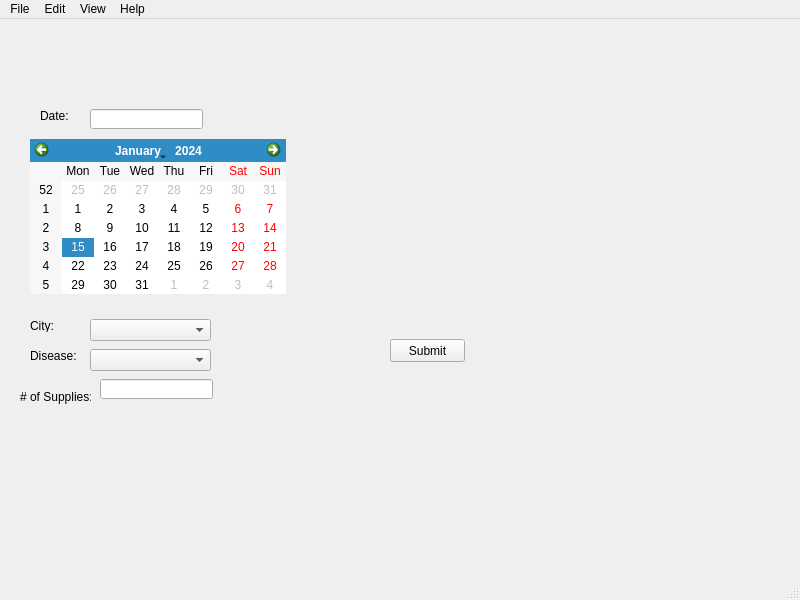
<?xml version="1.0" encoding="UTF-8"?>
<ui version="4.0">
 <class>AddSupplyWindow</class>
 <widget class="QMainWindow" name="AddSupplyWindow">
  <property name="geometry">
   <rect>
    <x>0</x>
    <y>0</y>
    <width>800</width>
    <height>600</height>
   </rect>
  </property>
  <property name="windowTitle">
   <string>MainWindow</string>
  </property>
  <widget class="QWidget" name="centralwidget">
   <widget class="QLabel" name="label">
    <property name="geometry">
     <rect>
      <x>40</x>
      <y>90</y>
      <width>46</width>
      <height>13</height>
     </rect>
    </property>
    <property name="text">
     <string>Date:</string>
    </property>
   </widget>
   <widget class="QLineEdit" name="lineEdit">
    <property name="geometry">
     <rect>
      <x>90</x>
      <y>90</y>
      <width>113</width>
      <height>20</height>
     </rect>
    </property>
   </widget>
   <widget class="QCalendarWidget" name="calendarWidget">
    <property name="geometry">
     <rect>
      <x>30</x>
      <y>120</y>
      <width>256</width>
      <height>155</height>
     </rect>
    </property>
   </widget>
   <widget class="QLabel" name="label_2">
    <property name="geometry">
     <rect>
      <x>30</x>
      <y>300</y>
      <width>46</width>
      <height>13</height>
     </rect>
    </property>
    <property name="text">
     <string>City:</string>
    </property>
   </widget>
   <widget class="QLabel" name="label_3">
    <property name="geometry">
     <rect>
      <x>30</x>
      <y>330</y>
      <width>46</width>
      <height>13</height>
     </rect>
    </property>
    <property name="text">
     <string>Disease:</string>
    </property>
   </widget>
   <widget class="QLabel" name="label_4">
    <property name="geometry">
     <rect>
      <x>20</x>
      <y>370</y>
      <width>71</width>
      <height>16</height>
     </rect>
    </property>
    <property name="text">
     <string># of Supplies:</string>
    </property>
   </widget>
   <widget class="QLineEdit" name="lineEdit_2">
    <property name="geometry">
     <rect>
      <x>100</x>
      <y>360</y>
      <width>113</width>
      <height>20</height>
     </rect>
    </property>
   </widget>
   <widget class="QComboBox" name="comboBox">
    <property name="geometry">
     <rect>
      <x>90</x>
      <y>300</y>
      <width>121</width>
      <height>22</height>
     </rect>
    </property>
   </widget>
   <widget class="QComboBox" name="comboBox_2">
    <property name="geometry">
     <rect>
      <x>90</x>
      <y>330</y>
      <width>121</width>
      <height>22</height>
     </rect>
    </property>
   </widget>
   <widget class="QPushButton" name="pushButton">
    <property name="geometry">
     <rect>
      <x>390</x>
      <y>320</y>
      <width>75</width>
      <height>23</height>
     </rect>
    </property>
    <property name="text">
     <string>Submit</string>
    </property>
   </widget>
  </widget>
  <widget class="QMenuBar" name="menubar">
   <property name="geometry">
    <rect>
     <x>0</x>
     <y>0</y>
     <width>800</width>
     <height>21</height>
    </rect>
   </property>
   <widget class="QMenu" name="menuFile">
    <property name="title">
     <string>File</string>
    </property>
    <addaction name="actionClose"/>
   </widget>
   <widget class="QMenu" name="menuEdit">
    <property name="title">
     <string>Edit</string>
    </property>
   </widget>
   <widget class="QMenu" name="menuView">
    <property name="title">
     <string>View</string>
    </property>
    <addaction name="actionZoom_in"/>
    <addaction name="actionZoom_out"/>
   </widget>
   <widget class="QMenu" name="menuHelp">
    <property name="title">
     <string>Help</string>
    </property>
   </widget>
   <addaction name="menuFile"/>
   <addaction name="menuEdit"/>
   <addaction name="menuView"/>
   <addaction name="menuHelp"/>
  </widget>
  <widget class="QStatusBar" name="statusbar"/>
  <action name="actionClose">
   <property name="text">
    <string>Close</string>
   </property>
  </action>
  <action name="actionZoom_in">
   <property name="text">
    <string>Zoom In</string>
   </property>
  </action>
  <action name="actionZoom_out">
   <property name="text">
    <string>Zoom Out</string>
   </property>
  </action>
 </widget>
 <resources/>
 <connections/>
</ui>
